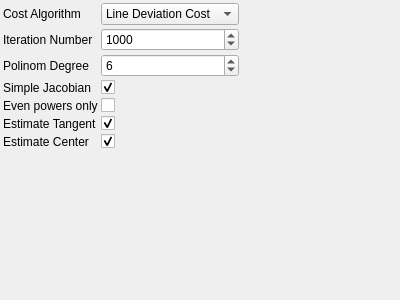
<?xml version="1.0" encoding="UTF-8"?>
<ui version="4.0">
 <class>LineDistortionEstimatorParametersControlWidget</class>
 <widget class="QWidget" name="LineDistortionEstimatorParametersControlWidget">
  <property name="geometry">
   <rect>
    <x>0</x>
    <y>0</y>
    <width>400</width>
    <height>300</height>
   </rect>
  </property>
  <property name="windowTitle">
   <string>LineDistortionEstimatorParameters</string>
  </property>
   <layout class="QGridLayout" name="gridLayout">
    <property name="margin">
     <number>3</number>
    </property>
    <property name="spacing">
     <number>3</number>
    </property>
    <item row="0" column="0">
     <widget class="QLabel" name="label_0">
       <property name="text">
         <string>Cost Algorithm</string>
       </property>
     </widget>
    </item>
    <item row="0" column="1">
     <widget class="QComboBox" name="costAlgorithmComboBox">
       <property name="currentIndex">
         <number>0</number>
       </property>
       <item>
        <property name="text">
         <string>Line Deviation Cost</string>
        </property>
       </item>
       <item>
        <property name="text">
         <string>Joint Angle Cost</string>
        </property>
       </item>
       <property name="toolTip">
         <string>Cost Algorithm</string>
       </property>
     </widget>
    </item>
    <item row="1" column="0">
     <widget class="QLabel" name="label_1">
       <property name="text">
         <string>Iteration Number</string>
       </property>
     </widget>
    </item>
    <item row="1" column="1">
     <widget class="QSpinBox" name="iterationNumberSpinBox">
       <property name="toolTip">
         <string>Iteration Number</string>
       </property>
       <property name="minimum">
        <number>0</number>
       </property>
       <property name="maximum">
        <number>99999</number>
       </property>
       <property name="singleStep">
        <number>1</number>
       </property>
       <property name="value">
        <number>1000</number>
       </property>
     </widget>
    </item>
    <item row="2" column="0">
     <widget class="QLabel" name="label_2">
       <property name="text">
         <string>Polinom Degree</string>
       </property>
     </widget>
    </item>
    <item row="2" column="1">
     <widget class="QSpinBox" name="polinomDegreeSpinBox">
       <property name="toolTip">
         <string>Polinom Degree</string>
       </property>
       <property name="minimum">
        <number>0</number>
       </property>
       <property name="maximum">
        <number>20</number>
       </property>
       <property name="singleStep">
        <number>1</number>
       </property>
       <property name="value">
        <number>6</number>
       </property>
     </widget>
    </item>
    <item row="3" column="0">
     <widget class="QLabel" name="label_3">
       <property name="text">
         <string>Simple Jacobian</string>
       </property>
     </widget>
    </item>
    <item row="3" column="1">
     <widget class="QCheckBox" name="simpleJacobianCheckBox">
       <property name="toolTip">
         <string>Simple Jacobian</string>
       </property>
       <property name="checked">
           <bool>true</bool>
       </property>
     </widget>
    </item>
    <item row="4" column="0">
     <widget class="QLabel" name="label_4">
       <property name="text">
         <string>Even powers only</string>
       </property>
     </widget>
    </item>
    <item row="4" column="1">
     <widget class="QCheckBox" name="evenPowersOnlyCheckBox">
       <property name="toolTip">
         <string>Even powers only</string>
       </property>
     </widget>
    </item>
    <item row="5" column="0">
     <widget class="QLabel" name="label_5">
       <property name="text">
         <string>Estimate Tangent</string>
       </property>
     </widget>
    </item>
    <item row="5" column="1">
     <widget class="QCheckBox" name="estimateTangentCheckBox">
       <property name="toolTip">
         <string>Estimate Tangent</string>
       </property>
       <property name="checked">
           <bool>true</bool>
       </property>
     </widget>
    </item>
    <item row="6" column="0">
     <widget class="QLabel" name="label_6">
       <property name="text">
         <string>Estimate Center</string>
       </property>
     </widget>
    </item>
    <item row="6" column="1">
     <widget class="QCheckBox" name="estimateCenterCheckBox">
       <property name="toolTip">
         <string>Estimate Center</string>
       </property>
       <property name="checked">
           <bool>true</bool>
       </property>
     </widget>
    </item>
   <item row="7" column="0">
    <spacer name="verticalSpacer">
     <property name="orientation">
      <enum>Qt::Vertical</enum>
     </property>
     <property name="sizeHint" stdset="0">
      <size>
       <width>0</width>
       <height>0</height>
      </size>
     </property>
    </spacer>
   </item>
   <item row="7" column="2">
    <spacer name="horizontalSpacer">
     <property name="orientation">
      <enum>Qt::Horizontal</enum>
     </property>
     <property name="sizeHint" stdset="0">
      <size>
       <width>0</width>
       <height>0</height>
      </size>
     </property>
    </spacer>
   </item>
  </layout>
 </widget>
 <layoutdefault spacing="3" margin="3"/>
 <resources/>
 <connections>
  <connection>
   <sender>costAlgorithmComboBox</sender>
   <signal>currentIndexChanged(int)</signal>
   <receiver>LineDistortionEstimatorParametersControlWidget</receiver>
   <slot>changeParameters()</slot>
  </connection>
  <connection>
   <sender>iterationNumberSpinBox</sender>
   <signal>valueChanged(int)</signal>
   <receiver>LineDistortionEstimatorParametersControlWidget</receiver>
   <slot>changeParameters()</slot>
  </connection>
  <connection>
   <sender>polinomDegreeSpinBox</sender>
   <signal>valueChanged(int)</signal>
   <receiver>LineDistortionEstimatorParametersControlWidget</receiver>
   <slot>changeParameters()</slot>
  </connection>
  <connection>
   <sender>simpleJacobianCheckBox</sender>
   <signal>stateChanged(int)</signal>
   <receiver>LineDistortionEstimatorParametersControlWidget</receiver>
   <slot>changeParameters()</slot>
  </connection>
  <connection>
   <sender>evenPowersOnlyCheckBox</sender>
   <signal>stateChanged(int)</signal>
   <receiver>LineDistortionEstimatorParametersControlWidget</receiver>
   <slot>changeParameters()</slot>
  </connection>
  <connection>
   <sender>estimateTangentCheckBox</sender>
   <signal>stateChanged(int)</signal>
   <receiver>LineDistortionEstimatorParametersControlWidget</receiver>
   <slot>changeParameters()</slot>
  </connection>
  <connection>
   <sender>estimateCenterCheckBox</sender>
   <signal>stateChanged(int)</signal>
   <receiver>LineDistortionEstimatorParametersControlWidget</receiver>
   <slot>changeParameters()</slot>
  </connection>
 </connections>
 <slots>
  <slot>changeParameters()</slot>
 </slots>
 <customwidgets>
 </customwidgets>
</ui>
